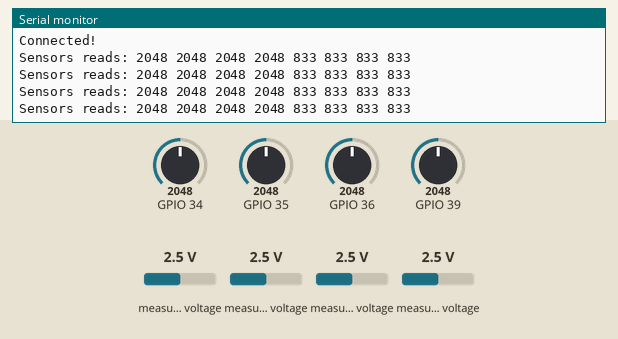
Bench run of a sketch on a simulated ESP32. Parts: the last lines printed to the serial monitor. The inputs (shaded band) are chosen by the test bench; at power-on: measured voltage 2.5 V, GPIO 34 = 2048, GPIO 35 = 2048, GPIO 36 = 2048, GPIO 39 = 2048. WiFi joins after 1.5 s; servers stay silent unless stated.

Above: at 2.9 s.
3.0 s: measured voltage (sensor 200) set to 0.1 V
At 3.39 s:
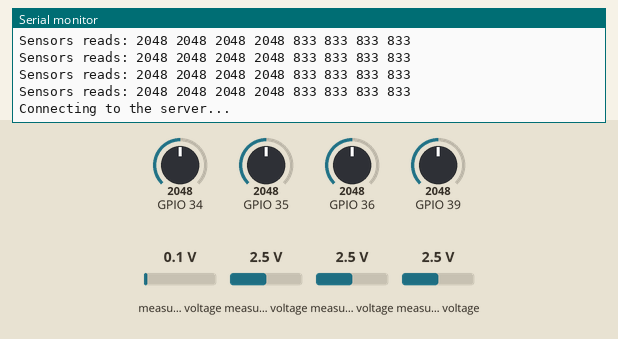
4.5 s: measured voltage (sensor 201) set to 0.1 V
At 4.57 s:
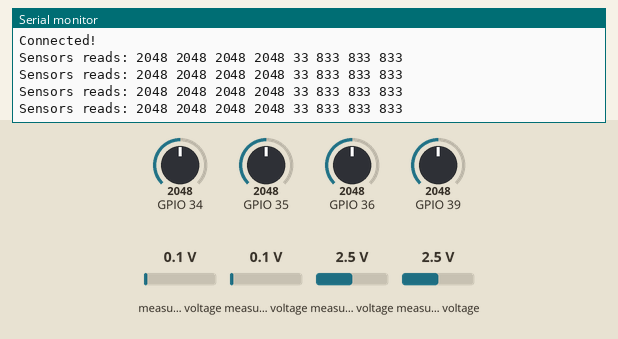
6.0 s: measured voltage (sensor 202) set to 0.1 V
At 6.3 s:
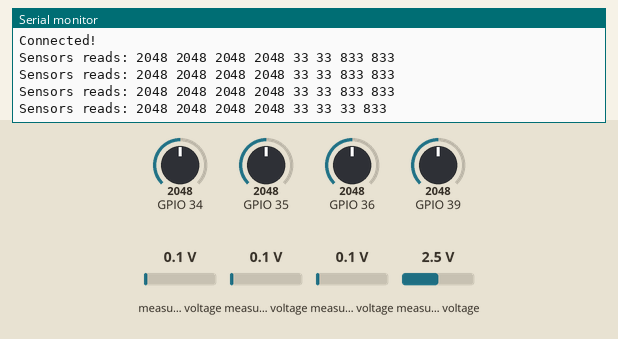
7.5 s: measured voltage (sensor 203) set to 0.1 V
At 7.72 s:
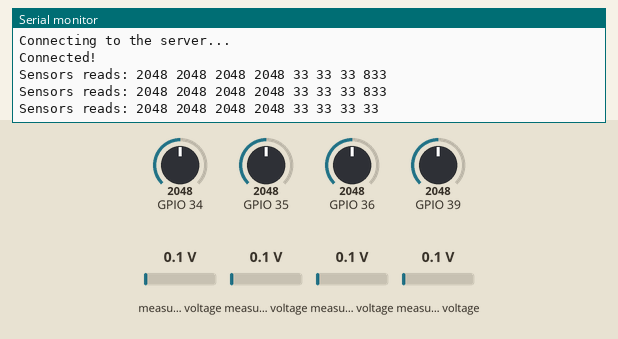
9.0 s: GPIO 34 set to 2866
At 9.15 s:
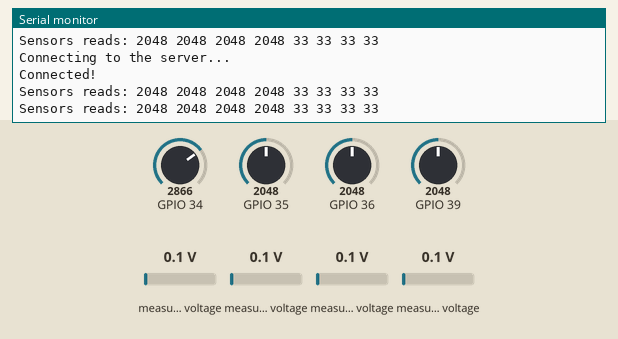
10.5 s: GPIO 35 set to 2866
At 10.57 s:
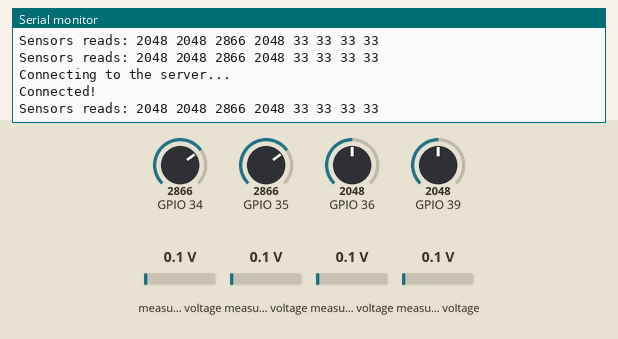

Measured:
- after the input at 6.0 s, the serial monitor: prints a new line after 0.09 s (image 3)
- after the input at 7.5 s, the serial monitor: prints a new line at once (image 4)

The sketch:

esp_client.ino
```cpp
#include <Adafruit_ADS1X15.h>
#include <Wire.h>

#include "src/fall_prevention_client/fall_prevention_client.h"

/* Consts. */
#define WEIGHT_SDA      4
#define WEIGHT_SCL      5
#define FSR_CAL_FACTOR  19.5
#define WCAL_FACTOR     1
#define TX_RATE         9600
#define SAMPLE_DELAY    300
#define FS_RES          5.0
#define FS_DIV          1023.0
#define VAL_RES         3
#define WIFI_SSID       "Fall Prevention Wifi" // router
#define WIFI_PASS       "95334448" // router
// #define WIFI_SSID       "Pi wifi" // hotspot
// #define WIFI_PASS       "31415926" // hotspot
#define SERVER_PORT     13380
#define WS_SCL          22
#define ADS_ADDR        0x48
#define NUM_FFSR        4
#define NUM_RFSR        4
#define MSG_BUFFER      100

/* Macros */
#define NORM_FS(value) (((value) * FS_RES) / FS_DIV)


enum SENSOR {
    /* Force sensors */
    FFSR1,
    FFSR2,
    FFSR3,
    FFSR4,
    RFSR1,
    RFSR2,
    RFSR3,
    RFSR4,
    NUM_SENSORS
};

/* GPIO Configuration */
static const int sensor_gpio_map[] {
    [FFSR1] = 36,
    [FFSR2] = 39,
    [FFSR3] = 34,
    [FFSR4] = 35,
    [RFSR1] = 0,
    [RFSR2] = 1,
    [RFSR3] = 2,
    [RFSR4] = 3,
};


/* Globals */
WiFiClient client;
IPAddress server(192, 168, 0, 101); // router
// IPAddress server(192, 168, 6, 232); // hotspot
const int port = SERVER_PORT;
char main_buffer[MSG_BUFFER];

Adafruit_ADS1015 ads;


void setup()
{
    Serial.begin(TX_RATE);

    /* Init Flex. Force sensors*/
    for (int sensor = 0; sensor < NUM_FFSR; sensor++)
        pinMode(sensor_gpio_map[sensor], INPUT);

    /* Init I2C ADS */
    ads.begin(ADS_ADDR);

    /* Init Client */
    wifi_connect(WIFI_SSID, WIFI_PASS);
    server_connect(&client, server, port);

    return;
}


void loop()
{
    int sensor_data, idx;

    /* if not currently connected to WiFi (connection dropped) */
    if (WiFi.status() != WL_CONNECTED) {
        wifi_connect(WIFI_SSID, WIFI_PASS);
        server_connect(&client, server, port);
    }
    /* if not currently connected to server (connection dropped) */
    else if (!client.connected()) {
        server_connect(&client, server, port);
    }

    idx = sprintf(main_buffer, "Sensors reads: ");

    /* Get FFSR data */
    for (int sensor = 0; sensor < NUM_FFSR; sensor++) {
        sensor_data = analogRead(sensor_gpio_map[sensor]);
        idx += sprintf(main_buffer + idx, "%d ", sensor_data);
    }

    /* Get RFSR data */
    for (int sensor = NUM_FFSR; sensor < NUM_SENSORS; sensor++) {
        sensor_data = ads.readADC_SingleEnded(sensor_gpio_map[sensor]);
        idx += sprintf(main_buffer + idx, "%d ", sensor_data);
    }

    Serial.println(main_buffer);
    client.println(main_buffer);

    delay(SAMPLE_DELAY);

    return;
}
```

fall_prevention_client.cpp
```cpp
#include "fall_prevention_client.h"

char buffer[100];

void wifi_connect(char* ssid, char* password)
{
    WiFi.begin(ssid, password);
    Serial.println("Connecting to WIFI:");

    while (WiFi.status() != WL_CONNECTED) {
        Serial.print(".");
        delay(WIFI_DELAY);
    }

    Serial.print("Connected! IP: ");
    Serial.println(WiFi.localIP());
    Serial.println();

    return;
}

void server_connect(WiFiClient* client, IPAddress server, int port)
{
    Serial.println("Connecting to the server...");
    while (!client->connect(server, port)) {
        Serial.print(".");
        delay(WIFI_DELAY);
    }

    Serial.println("Connected!");

    return;
}
```

fall_prevention_client.h
```cpp
#ifndef FALL_PREVENTION_CLIENT_H
#define FALL_PREVENTION_CLIENT_H

#include <WiFi.h>

/* Consts. */
#define WIFI_DELAY      500

void wifi_connect(char* ssid, char* password);

void server_connect(WiFiClient* client, IPAddress server, int port);

#endif /* FALL_PREVENTION_CLIENT_H_ */
```
